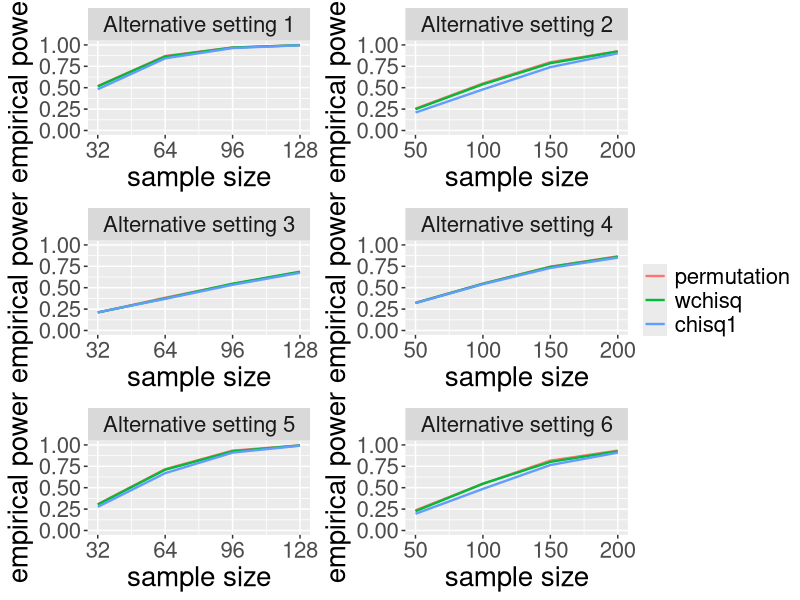

This figure's R source:
library(tidyverse)
library(ggplot2)
library(readxl)
library(ggpubr)

dat = read_xlsx("power.xlsx")
  
dat = dat %>%
  mutate(Method = factor(Method, levels = c("permutation", "wchisq", "chisq1"))) 

p1 = ggplot(dat%>%filter(setting=="Alternative setting 1"), aes(x=n, y=power, group=Method))+
  scale_x_continuous(breaks=c(32, 64, 96, 128))+
  scale_y_continuous(limits=c(0, 1))+
  geom_line(aes(col=Method), lwd = 0.8)+
  xlab("sample size") +
  ylab("empirical power") +
  facet_wrap(~setting, nrow=1, ncol=1, scales="free_x")+
  theme(legend.title = element_blank(), text = element_text(size = 20), element_line(size = 1),
        legend.position="right")

p2 = ggplot(dat%>%filter(setting=="Alternative setting 2"), aes(x=n, y=power, group=Method))+
  scale_x_continuous(breaks=c(50, 100, 150, 200))+
  scale_y_continuous(limits=c(0, 1))+
  geom_line(aes(col=Method), lwd = 0.8)+
  xlab("sample size") +
  ylab("empirical power") +
  facet_wrap(~setting, nrow=1, ncol=1, scales="free_x")+
  theme(legend.title = element_blank(), text = element_text(size = 20), element_line(size = 1),
        legend.position="right")


p3 = ggplot(dat%>%filter(setting=="Alternative setting 3"), aes(x=n, y=power, group=Method))+
  scale_x_continuous(breaks=c(32, 64, 96, 128))+
  scale_y_continuous(limits=c(0, 1))+
  geom_line(aes(col=Method), lwd = 0.8)+
  xlab("sample size") +
  ylab("empirical power") +
  facet_wrap(~setting, nrow=1, ncol=1, scales="free_x")+
  theme(legend.title = element_blank(), text = element_text(size = 20), element_line(size = 1),
        legend.position="right")

p4 = ggplot(dat%>%filter(setting=="Alternative setting 4"), aes(x=n, y=power, group=Method))+
  scale_x_continuous(breaks=c(50, 100, 150, 200))+
  scale_y_continuous(limits=c(0, 1))+
  geom_line(aes(col=Method), lwd = 0.8)+
  xlab("sample size") +
  ylab("empirical power") +
  facet_wrap(~setting, nrow=1, ncol=1, scales="free_x")+
  theme(legend.title = element_blank(), text = element_text(size = 20), element_line(size = 1),
        legend.position="right")

p5 = ggplot(dat%>%filter(setting=="Alternative setting 5"), aes(x=n, y=power, group=Method))+
  scale_x_continuous(breaks=c(32, 64, 96, 128))+
  scale_y_continuous(limits=c(0, 1))+
  geom_line(aes(col=Method), lwd = 0.8)+
  xlab("sample size") +
  ylab("empirical power") +
  facet_wrap(~setting, nrow=1, ncol=1, scales="free_x")+
  theme(legend.title = element_blank(), text = element_text(size = 20), element_line(size = 1),
        legend.position="right")

p6 = ggplot(dat%>%filter(setting=="Alternative setting 6"), aes(x=n, y=power, group=Method))+
  scale_x_continuous(breaks=c(50, 100, 150, 200))+
  scale_y_continuous(limits=c(0, 1))+
  geom_line(aes(col=Method), lwd = 0.8)+
  xlab("sample size") +
  ylab("empirical power") +
  facet_wrap(~setting, nrow=1, ncol=1, scales="free_x")+
  theme(legend.title = element_blank(), text = element_text(size = 20), element_line(size = 1),
        legend.position="right")

ggarrange(p1, p2, p3, p4, p5, p6, nrow = 3, ncol = 2, common.legend = TRUE, legend = "right")


